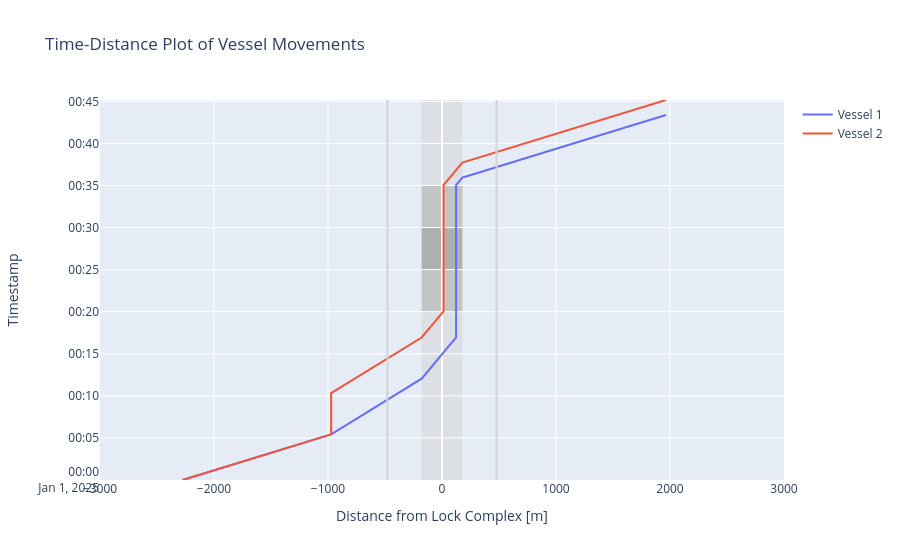

Notebook code for this chart:
### Code cell
# We can plot the time-distance diagram
lock.create_time_distance_plot(
    vessels = [vessel_1,vessel_2], 
    xlimmin = -3000, 
    xlimmax = 3000,
    method = 'Plotly'
)
